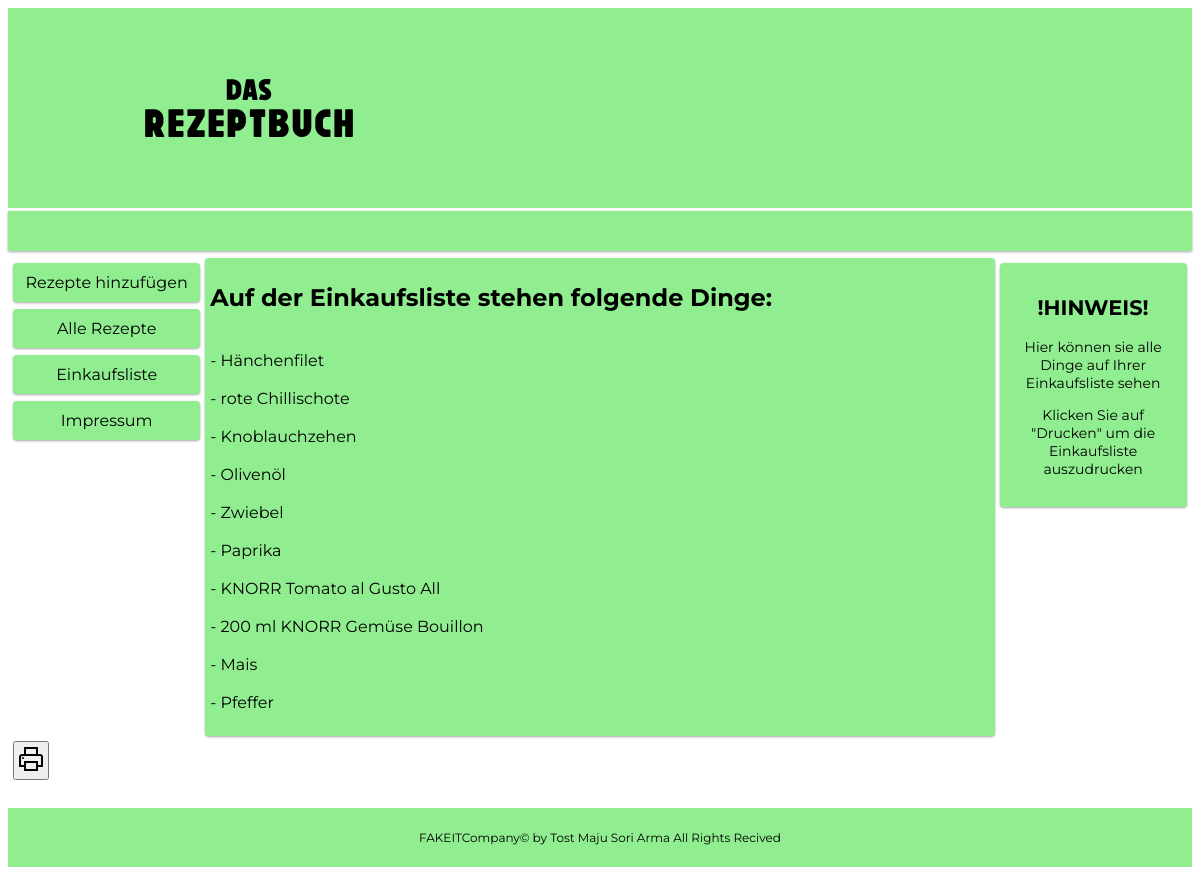
Screenshot of /Einkaufsliste.php with the database file from the repository.
### tables this page shows
CREATE TABLE `einkaufsliste` (
  `ID` int(11) NOT NULL,
  `Name` varchar(50) NOT NULL
);

### Einkaufsliste.php (the view, shortened to what this page needs)
<!DOCTYPE html>
<html lang="de">
<head>
    <link rel="stylesheet" type="text/css" href="style/style.css" />
</head>
<body>
    <div class="header">
        <a href="./index.php"><img src="images/rezeptbuch_logo-01.svg"></a>
    </div>
    <div class="row">
        <div class=" side_sb col-12 col-s-9">
        </div>
    </div>
    <div class="row">
        <div class="col-2 col-s-3 menu">
            <ul>
                <li onclick="location.href='./Rezeptform.php'">
                    <a>Rezepte hinzufügen</a>
                </li>
                <li onclick="location.href='./Alle_Rezepte.php'">
                    <a>Alle Rezepte</a>
                </li>
                <li onclick="location.href='./Einkaufsliste.php'">
                    <a>Einkaufsliste</a>
                </li>
                <li onclick="location.href='./Impressum.php'">
                    <a>Impressum</a>
                </li>
            </ul>
        </div>
        <div class="row col-8 col-s-12 content_b" id="printablediv">
            <h2>Auf der Einkaufsliste stehen folgende Dinge:</h2>
            <?php
                $servername = "localhost";
                $username = "root";
                $password = "";
                $dbname = "rezeptbuch";
                $conn = new mysqli($servername, $username, $password, $dbname);
                $sql = "SELECT ID, Name FROM Einkaufsliste";
                $result = $conn->query($sql);
                if ($result->num_rows > 0) {
                    while($row = $result->fetch_assoc()) {
                        echo "<br>- ". $row['Name']. "<br>";
                    }
                    echo "<br>    ";
                }
                else {
                    echo "0 Ergebnisse";
                }
            ?>
        </div>
        <div class="row col-2 col-s-8">
            <div class="aside">
                <h2>!HINWEIS!</h2>
                <p>Hier können sie alle Dinge auf Ihrer Einkaufsliste sehen</p>
                <p>Klicken Sie auf "Drucken" um die Einkaufsliste auszudrucken</p>
            </div>
        </div>
        <div class="row col-2 col-s-12">
        </div>
        <div class="row col-8 col-s-12">
            <button onclick="javascript:printDiv('printablediv')"><img class='icon' src='images/print.png'></button>
        </div>
    </div>
    <div class="footer">
        <p>FAKEITCompany© by Tost Maju Sori Arma      All Rights Recived</p>
    </div>
</body>
</html>

### style/style.css (style rules this page uses)
* { box-sizing: border-box; padding: 0; font-family: Montserrat, sans-serif; }
html { font-family: "Lucida Sans", sans-serif; background-color: white; }
img { width: auto; margin-left: 0; padding: 0; z-index: -1; float:none; height: 200px; }
.row::after { content: ""; clear: both; display: table; }
[class*="col-"] { float: left; padding: 5px; }
.header { background-color: lightgreen; color: #ffffff; height: 200px; margin-bottom: 3px; }
.header img { width: 600px; height: 100%; padding-right: 10%; margin-top: 0; }
.side_sb { height: 40px; margin-bottom: 7px; background-color: lightgreen; box-shadow: 0 1px 3px rgba(0, 0, 0, 0.12), 0 1px 2px rgba(0, 0, 0, 0.24); }
.menu ul { list-style-type: none; margin: 0; padding: 0; }
.menu li { padding: 10px 0 10px 0; margin-bottom: 7px; background-color: lightgreen; color: black; box-shadow: 0 1px 3px rgba(0, 0, 0, 0.12), 0 1px 2px rgba(0, 0, 0, 0.24); text-align: center; border-radius: 4px; }
.menu li a { text-decoration: none; }
.aside { background-color: lightgreen; padding: 15px; color: black; text-align: center; font-size: 14px; box-shadow: 0 1px 3px rgba(0, 0, 0, 0.12), 0 1px 2px rgba(0, 0, 0, 0.24); border-radius: 4px; }
.content_b { background-color: lightgreen; margin-top: 0px; box-shadow: 0 1px 3px rgba(0, 0, 0, 0.12), 0 1px 2px rgba(0, 0, 0, 0.24); border-radius: 4px; }
.footer { background-color: lightgreen; color: black; text-align: center; font-size: 12px; margin-top: 2%; padding: 10px; }
.icon { height:auto; width:auto; }
[class*="col-"] { width: 100%; }
@media only screen and (min-width: 600px) { .col-s-3 { width: 25%; } }
@media only screen and (min-width: 600px) { .col-s-8 { width: 66.66%; } }
@media only screen and (min-width: 600px) { .col-s-9 { width: 75%; } }
@media only screen and (min-width: 600px) { .col-s-12 { width: 100%; } }
@media only screen and (min-width: 768px) { .col-2 { width: 16.66%; } }
@media only screen and (min-width: 768px) { .col-8 { width: 66.66%; } }
@media only screen and (min-width: 768px) { .col-12 { width: 100%; } }

### rows the page displays
einkaufsliste: Name "Hänchenfilet"
einkaufsliste: Name "rote Chillischote"
einkaufsliste: Name "Knoblauchzehen"
einkaufsliste: Name "Olivenöl"
einkaufsliste: Name "Zwiebel"
einkaufsliste: Name "Paprika"
einkaufsliste: Name "KNORR Tomato al Gusto All"
einkaufsliste: Name "200 ml KNORR Gemüse Bouillon"
einkaufsliste: Name "Mais"
einkaufsliste: Name "Pfeffer"
